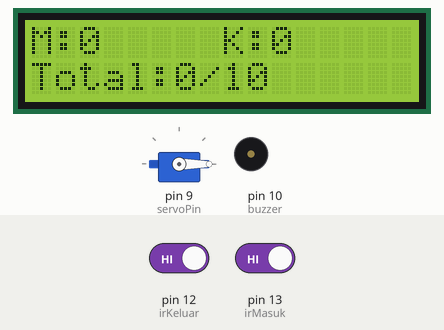
This sketch was run on a simulated Arduino Uno, built with avr-gcc and run on an emulated ATmega328P. Parts: servo, 16×2 character LCD, buzzer (waves = sounding). The test bench sets the inputs (shaded band); at power-on: pin 12 (irKeluar) HIGH, pin 13 (irMasuk) HIGH.

Above: at 3.2 s.
3.3 s: pin 12 (irKeluar) driven LOW
At 4.0 s:
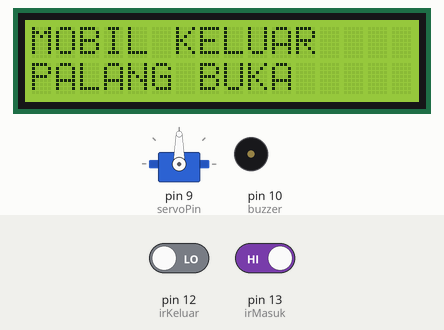
At 5.2 s:
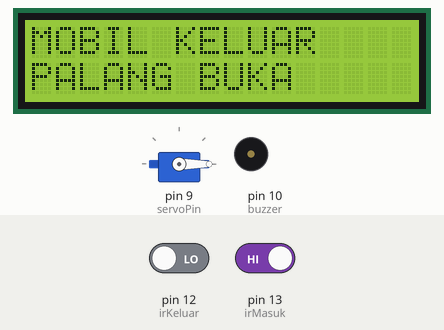
6.3 s: pin 13 (irMasuk) driven LOW
At 7.5 s:
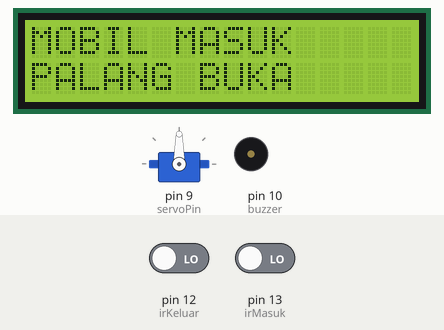
Timing chart, 0 to 9.4 s (numbered marks = the images above; inputs shaded):
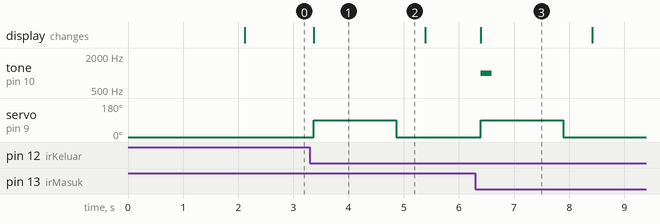

The sketch:

sistem_parkir.ino
```cpp
#include <Wire.h>
#include <LiquidCrystal_I2C.h>
#include <Servo.h>

LiquidCrystal_I2C lcd(0x27, 16, 2);
Servo palang;

//================ PIN ==================
const int irMasuk  = 13;
const int irKeluar = 12;

const int servoPin = 9;
const int buzzer   = 10;

// Sensor IR umumnya aktif LOW
const int STATUS_TERDETEKSI = LOW;

//================ KAPASITAS PARKIR ==================
const int MAX_KAPASITAS = 10;   // ubah sesuai kapasitas lahan parkir

//================ VARIABEL ==================
int masuk  = 0;
int keluar = 0;
int total  = 0;

bool statusMasuk  = false;
bool statusKeluar = false;

//================ FUNGSI BANTUAN ==================
bool parkirPenuh() {
  return total >= MAX_KAPASITAS;
}

//================ LCD ==================
void tampilkanStatus() {

  lcd.setCursor(0, 0);
  lcd.print("M:");
  lcd.print(masuk);
  lcd.print("   ");

  lcd.setCursor(8, 0);
  lcd.print("K:");
  lcd.print(keluar);
  lcd.print("   ");

  lcd.setCursor(0, 1);
  if (parkirPenuh()) {
    lcd.print("PENUH (");
    lcd.print(total);
    lcd.print("/");
    lcd.print(MAX_KAPASITAS);
    lcd.print(") ");
  } else {
    lcd.print("Total:");
    lcd.print(total);
    lcd.print("/");
    lcd.print(MAX_KAPASITAS);
    lcd.print("  ");
  }
}

//================ PALANG MASUK ==================
void bukaPalangMasuk() {

  tone(buzzer, 1000, 200);

  palang.write(90);
  delay(1500);

  noTone(buzzer);

  palang.write(0);
  delay(500);
}

//================ PALANG KELUAR ==================
void bukaPalangKeluar() {

  palang.write(90);
  delay(1500);

  palang.write(0);
  delay(500);
}

//================ NOTIFIKASI PARKIR PENUH ==================
void tolakMasukParkirPenuh() {

  // Servo TIDAK bergerak sama sekali, hanya buzzer peringatan
  for (int i = 0; i < 3; i++) {
    tone(buzzer, 2000, 150);
    delay(200);
  }
  noTone(buzzer);

  lcd.clear();
  lcd.setCursor(0, 0);
  lcd.print("MAAF, PARKIR");
  lcd.setCursor(0, 1);
  lcd.print("PENUH!");
  delay(1500);
  lcd.clear();
}

//================ SETUP ==================
void setup() {

  pinMode(irMasuk, INPUT);
  pinMode(irKeluar, INPUT);

  pinMode(buzzer, OUTPUT);

  palang.attach(servoPin);
  palang.write(0);

  lcd.init();
  lcd.backlight();

  lcd.setCursor(0, 0);
  lcd.print(" SISTEM PARKIR ");
  lcd.setCursor(0, 1);
  lcd.print("   SIAP...");

  delay(2000);

  lcd.clear();
}

//================ LOOP ==================
void loop() {

  //========== MOBIL MASUK ==========
  if (digitalRead(irMasuk) == STATUS_TERDETEKSI && !statusMasuk) {

    statusMasuk = true;

    if (parkirPenuh()) {
      // Kapasitas penuh -> palang TIDAK dibuka
      tolakMasukParkirPenuh();

    } else {
      masuk++;
      total++;

      lcd.clear();
      lcd.setCursor(0, 0);
      lcd.print("MOBIL MASUK");
      lcd.setCursor(0, 1);
      lcd.print("PALANG BUKA");

      bukaPalangMasuk();

      lcd.clear();
    }
  }

  if (digitalRead(irMasuk) != STATUS_TERDETEKSI) {
    statusMasuk = false;
  }

  //========== MOBIL KELUAR ==========
  if (digitalRead(irKeluar) == STATUS_TERDETEKSI && !statusKeluar) {

    statusKeluar = true;

    keluar++;

    if (total > 0) {
      total--;
    }

    lcd.clear();
    lcd.setCursor(0, 0);
    lcd.print("MOBIL KELUAR");
    lcd.setCursor(0, 1);
    lcd.print("PALANG BUKA");

    bukaPalangKeluar();

    lcd.clear();
  }

  if (digitalRead(irKeluar) != STATUS_TERDETEKSI) {
    statusKeluar = false;
  }

  tampilkanStatus();

  delay(100);
}
```

Measured:
- after the input at 3.3 s, servo on pin 9 (servoPin): 0° → 90° after 0.07 s, → 0° 1.5 s later; the display: changes after 0.07 s (image 1)
- after the input at 6.3 s, tone on pin 10 (buzzer): silent → 1000 Hz after 0.09 s, → silent 0.20 s later; servo on pin 9 (servoPin): 0° → 90° after 0.09 s, → 0° 1.5 s later; the display: changes after 0.09 s (image 3)
- what the display in image 1 shows lasts 2.0 s, from 3.4 s to 5.4 s
